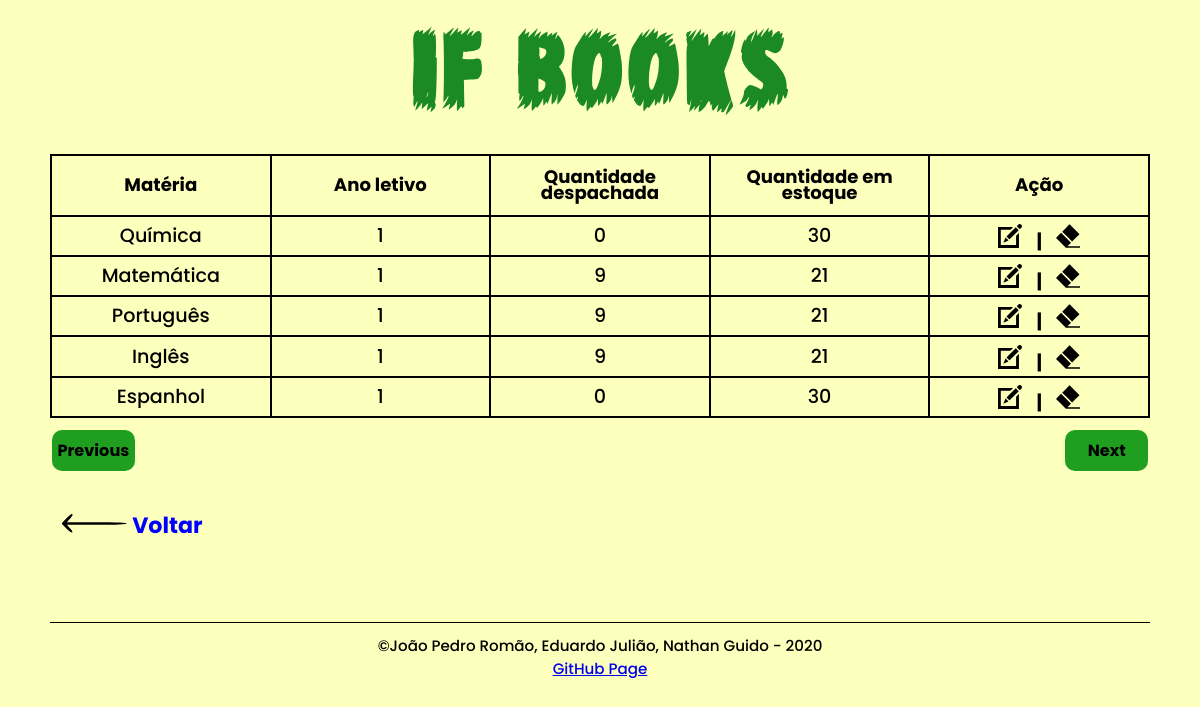
Screenshot of /Pages/ListaLivro?page=2 (signed in) with the database file from the repository.
### tables this page shows
CREATE TABLE `livros` (
  `id` int(11) NOT NULL,
  `materia` set('Português','Matemática','Química','Biologia','Física','Inglês','Geografia','Sociologia','História','Artes','Filosofia','Espanhol') NOT NULL,
  `ano` enum('1','2','3','4') NOT NULL,
  `despachado` int(11) NOT NULL,
  `estoque` int(11) NOT NULL
);

### Pages/ListaLivro/index.php (the view, shortened to what this page needs)
<?php
    $page = 1;
    if(isset($_GET["page"]) && $_GET["page"] > 0){
        $page = $_GET["page"];
    }
    $inicio = $page - 1;
    $inicio = $inicio * $page;
    include("../templates/header.php");
?>
<main id="main">
    <div class="table">
        <table>
            <thead>
                <th>Matéria</th>
                <th>Ano letivo</th>
                <th>Quantidade despachada</th>
                <th>Quantidade em estoque</th>
                <?php
                    if(isset($_SESSION['admin']) && $_SESSION["admin"]){
                        echo
                        "
                            <th>Ação</th>
                        ";
                    }
                ?>
            </thead>
            <tbody>
                <?php
                    include_once("../../connection.php");
                    $sql = "SELECT
                                livros.materia,
                                livros.ano,
                                livros.despachado,
                                livros.estoque
                                FROM livros LIMIT $inicio, 5;
                            ";
                    foreach($pdo->query($sql) as $row){
                ?>
                        <tr>
                            <td>
                                <?php
                                    echo $row['materia'];
                                ?>
                            </td>
                            <td>
                                <?php
                                    echo $row['ano'];
                                ?>
                            </td>
                            <td>
                                <?php
                                    echo $row['despachado'];
                                ?>
                            </td>
                            <td>
                                <?php
                                    echo $row['estoque'];
                                ?>
                            </td>
                            <?php
                                if(isset($_SESSION['admin']) && $_SESSION["admin"]){
                                    echo
                                        "<td>
                                            <button class='btn-action btn-edit'>
                                                <img
                                                    src='../../assets/icons/editIcon.svg'
                                                    alt='Ícone botão de editar'
                                                />
                                            </button>
                                                <strong>|</strong>
                                            <button class='btn-action btn-remove'>
                                                <img
                                                    src='../../assets/icons/removeIcon.svg'
                                                    alt='Ícone botão de excluir'
                                                />
                                            </button>
                                        </td>
                                    ";
                                }
                            ?>
                        </tr>
                <?php
                    }
                ?>
            </tbody>
        </table>
        <a
            class="btn previous-btn"
            href="http://localhost/TCC/Pages/ListaLivro?page=<?php
                    $page--;
                    echo $page;
                ?>"
        >
            Previous
        </a>
        <a
            class="btn next-btn"
            href="http://localhost/TCC/Pages/ListaLivro?page=<?php
                    if(isset($_GET["page"])){
                        $page = $_GET["page"];
                    }
                    else{
                        $page=1;
                    }
                    $page++;
                    echo $page;
                ?>"
        >
            Next
        </a>
    </div>
    <a href="http://localhost/TCC/" class="link-btn">
        <img src="http://localhost/TCC/assets/icons/back.svg" alt="Voltar"/>
            Voltar
    </a>
</main>
<?php
    include("../templates/footer.php");
?>

### assets/styles/global.css (style rules this page uses)
:root { --color-background: #fdff9dad; --color-primary-lighter: #17eb17; --color-primary-light: #27ca27; --color-primary: #209e20; --color-primary-dark: #1a801a; --color-primary-darker: #185a18; --color-secondary: #1d864c; --color-secondary-dark: #0e3d23; --color-secondary-darker: #0b3b21; --color-title-in-primary: #0000ff; --color-title-in-secondary: #63642ead; --color-title-in-secondary-dark: #43441cad; --color-text-in-primary: #000000; --color-text-title: #32264D; --color-text-complement: #9C98A6; --color-text-base: #6A6180; --color-line-in-white: #E6E6F0; --color-input-background: #F8F8FC; --color-button-text: #FFFFFF; --color-box-base: #57AE57; --color-box-base-dark: #649624; --color-box-footer: #FAFAFC; font-size: 60%; }
main { width: 100%; grid-area: main; }
* { margin: 0; padding: 0; box-sizing: border-box; }
html, body, #root { height: 100vh; }
body { background: var(--color-background); }
body, input, button, textarea { font: 500 1.6rem Poppins; color: var(--color-text-base); }
@media (min-width: 700px) { :root { font-size: 63%; } }

### assets/styles/listBook.css (style rules this page uses)
table { width: 100%; }
table, th, td { margin: 0; padding: 0; border: 2px solid black; border-collapse: collapse; }
td, th { width: 16%; text-align: center; }
th { height: 6rem; line-height: 1.6rem; font-size: 2rem; }
td { height: 4rem; line-height: 1.2rem; font-size: 1.8rem; }
#main-div main a.link-btn { color: var(--color-title-in-primary); text-decoration: none; font-weight: bold; font-size: 2.2rem; margin-left: 1.2rem; }

### assets/styles/table.css (style rules this page uses)
.table { display: block; position: relative; margin-bottom: 9rem; width: 100%; }
th { padding: 0.2rem; line-height: 1.6rem; font-size: 1.6rem; }
td { line-height: 1.2rem; font-size: 1.5rem; padding: 0.386rem; }
.btn { display: flex; align-items: center; justify-content: center; width: 8.2rem; margin-top: 1.2rem; padding: 0.8rem; cursor: pointer; color: #000; font-weight: bold; border: none; border-radius: 1rem; text-decoration: none; background: var(--color-primary); transition: 0.5s; }
.next-btn { position: absolute; right: 2px; }
.previous-btn { position: absolute; left: 2px; }
.btn-action { cursor: pointer; border: none; border-radius: 1rem; width: 42px; height: 30px; padding: 0.3rem; background-color: transparent; }
.btn-action img { width: 100%; height: 100%; }
@media (min-width: 700px) { th { font-size: 1.8rem; } }
@media (min-width: 700px) { td { font-size: 1.65rem; } }
@media (min-width: 1030px) { td { font-size: 1.9rem; } }

### rows the page displays
livros: materia "Química", ano "1", despachado "0", estoque "30"
livros: materia "Matemática", ano "1", despachado "9", estoque "21"
livros: materia "Português", ano "1", despachado "9", estoque "21"
livros: materia "Inglês", ano "1", despachado "9", estoque "21"
livros: materia "Espanhol", ano "1", despachado "0", estoque "30"
